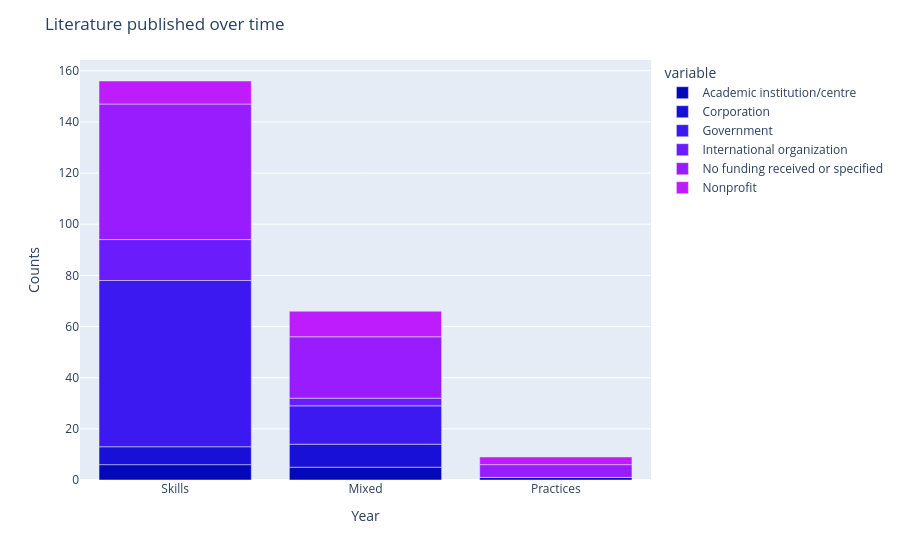

This figure's notebook cell:
### Code cell
#a_funder_concept
fig = px.bar(a_funder_concept_df,
        x='Concepts',
        y=['Academic institution/centre',
            'Corporation',
            'Government',
            'International organization',
            'No funding received or specified',
            'Nonprofit'],
        color_discrete_sequence=px.colors.sequential.Plotly3,
        )
fig.update_layout(
            title="Literature published over time",
            xaxis_title="Year",
            yaxis_title="Counts",
            
        )
fig

### Figure 1 — Plotly figure (JSON) as saved in the notebook; plotly's stock layout.template omitted (floating-point values rounded to 4 significant figures)
{"data": [{"hovertemplate": "variable=Academic institution/centre<br>Concepts=%{x}<br>value=%{y}<extra></extra>", "legendgroup": "Academic institution/centre", "marker": {"color": "#0508b8", "pattern": {"shape": ""}}, "name": "Academic institution/centre", "orientation": "v", "showlegend": true, "textposition": "auto", "type": "bar", "x": ["Skills", "Mixed", "Practices"], "xaxis": "x", "y": [6.0, 5.0, 1.0], "yaxis": "y"}, {"hovertemplate": "variable=Corporation<br>Concepts=%{x}<br>value=%{y}<extra></extra>", "legendgroup": "Corporation", "marker": {"color": "#1910d8", "pattern": {"shape": ""}}, "name": "Corporation", "orientation": "v", "showlegend": true, "textposition": "auto", "type": "bar", "x": ["Skills", "Mixed", "Practices"], "xaxis": "x", "y": [7.0, 9.0, 0.0], "yaxis": "y"}, {"hovertemplate": "variable=Government<br>Concepts=%{x}<br>value=%{y}<extra></extra>", "legendgroup": "Government", "marker": {"color": "#3c19f0", "pattern": {"shape": ""}}, "name": "Government", "orientation": "v", "showlegend": true, "textposition": "auto", "type": "bar", "x": ["Skills", "Mixed", "Practices"], "xaxis": "x", "y": [65.0, 15.0, 0.0], "yaxis": "y"}, {"hovertemplate": "variable=International organization<br>Concepts=%{x}<br>value=%{y}<extra></extra>", "legendgroup": "International organization", "marker": {"color": "#6b1cfb", "pattern": {"shape": ""}}, "name": "International organization", "orientation": "v", "showlegend": true, "textposition": "auto", "type": "bar", "x": ["Skills", "Mixed", "Practices"], "xaxis": "x", "y": [16.0, 3.0, 0.0], "yaxis": "y"}, {"hovertemplate": "variable=No funding received or specified<br>Concepts=%{x}<br>value=%{y}<extra></extra>", "legendgroup": "No funding received or specified", "marker": {"color": "#981cfd", "pattern": {"shape": ""}}, "name": "No funding received or specified", "orientation": "v", "showlegend": true, "textposition": "auto", "type": "bar", "x": ["Skills", "Mixed", "Practices"], "xaxis": "x", "y": [53.0, 24.0, 5.0], "yaxis": "y"}, {"hovertemplate": "variable=Nonprofit<br>Concepts=%{x}<br>value=%{y}<extra></extra>", "legendgroup": "Nonprofit", "marker": {"color": "#bf1cfd", "pattern": {"shape": ""}}, "name": "Nonprofit", "orientation": "v", "showlegend": true, "textposition": "auto", "type": "bar", "x": ["Skills", "Mixed", "Practices"], "xaxis": "x", "y": [9.0, 10.0, 3.0], "yaxis": "y"}], "layout": {"barmode": "relative", "legend": {"title": {"text": "variable"}, "tracegroupgap": 0}, "margin": {"t": 60}, "title": {"text": "Literature published over time"}, "xaxis": {"anchor": "y", "domain": [0, 1], "title": {"text": "Year"}}, "yaxis": {"anchor": "x", "domain": [0, 1], "title": {"text": "Counts"}}}}
